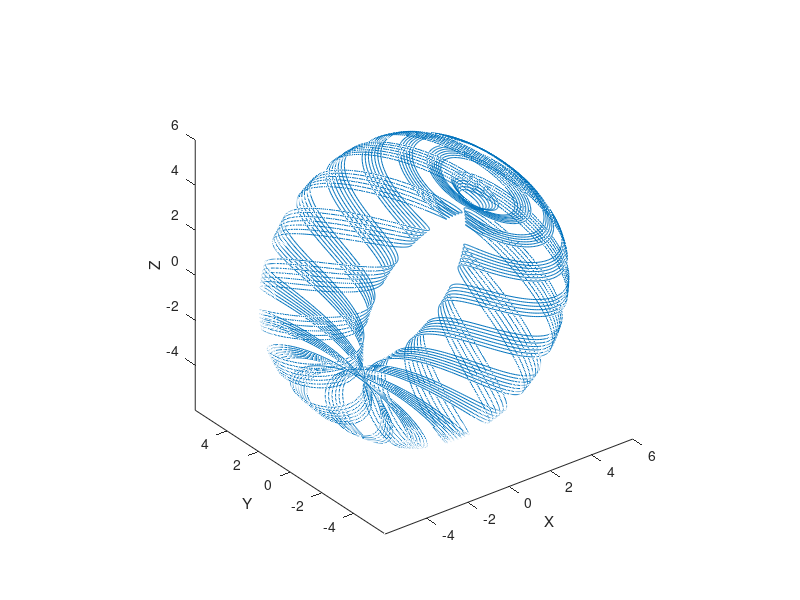

Reproduce this figure in MATLAB.
clc; clear; close all;

%% Part 1
t = linspace(-50, 19, 400);
x = 8*sin(3*t) + t.^2/10;
y = x + t/3;
z = t + -0.5*t.^4;

plot3(x, y, z)
xlabel("X")
ylabel("Y")
zlabel("Z")
grid on

%% Part 2
k = 32;
t = 0:pi/500:40*pi;
xt = (5 + cos(sqrt(k)*t)).*cos(t);
yt = 3*sin(sqrt(32) * t);
zt = (5 + cos(sqrt(k)*t)).*sin(t);
plot3(xt, yt, zt)
axis equal
xlabel("X")
ylabel("Y")
zlabel("Z")